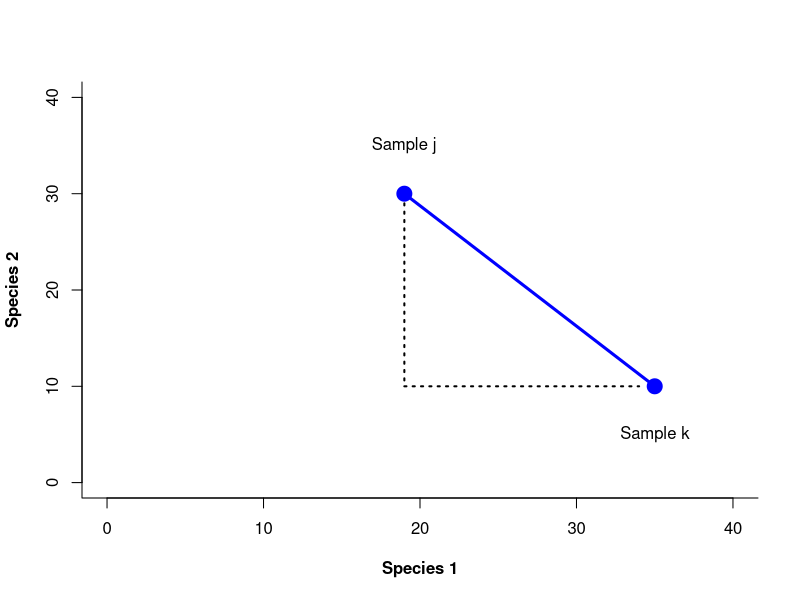
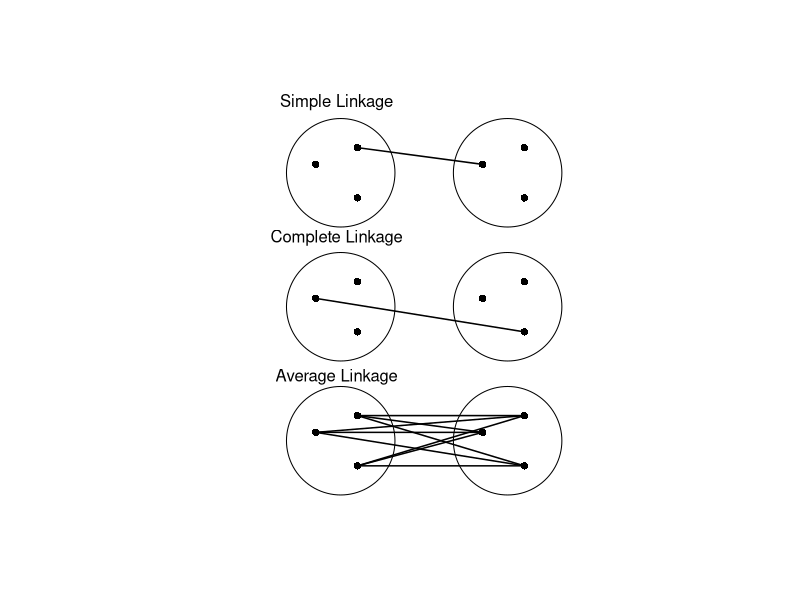
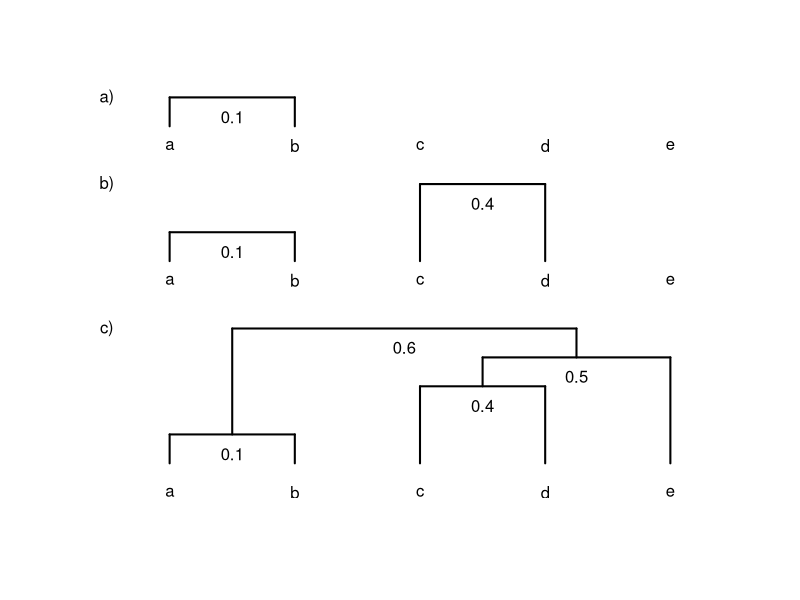
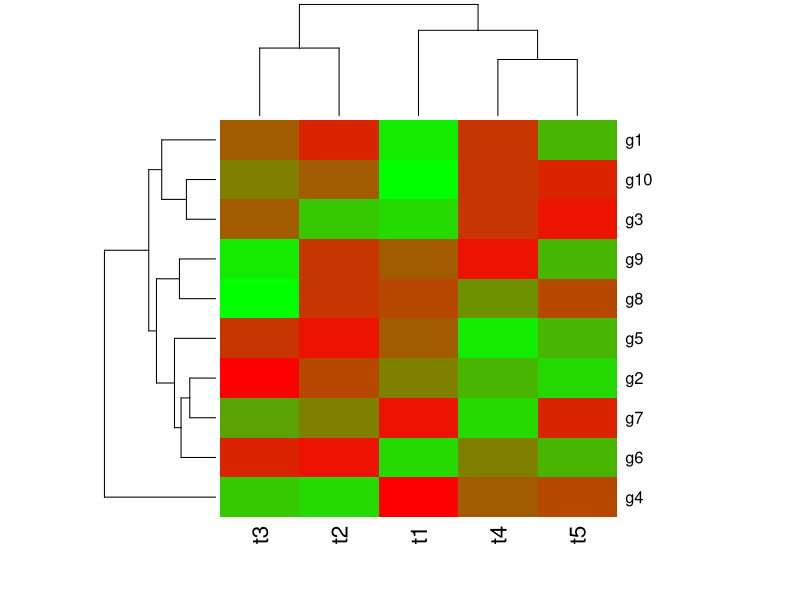
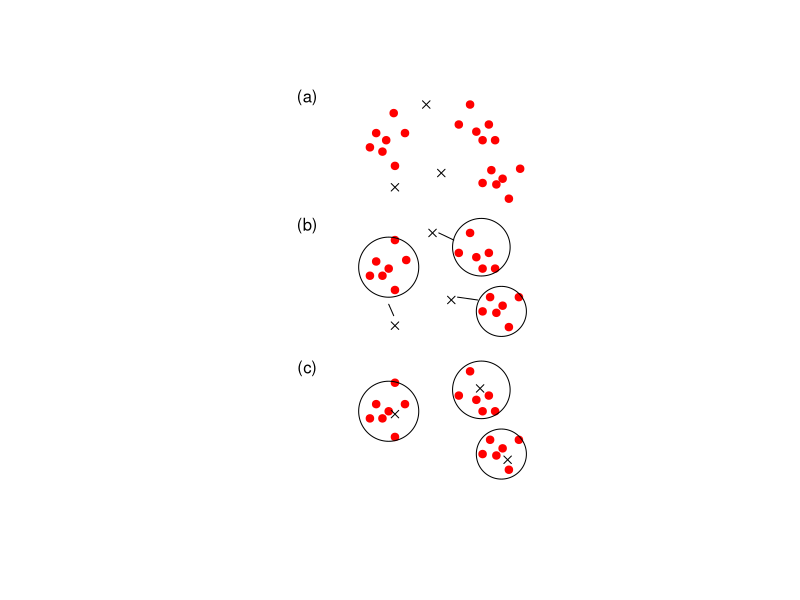
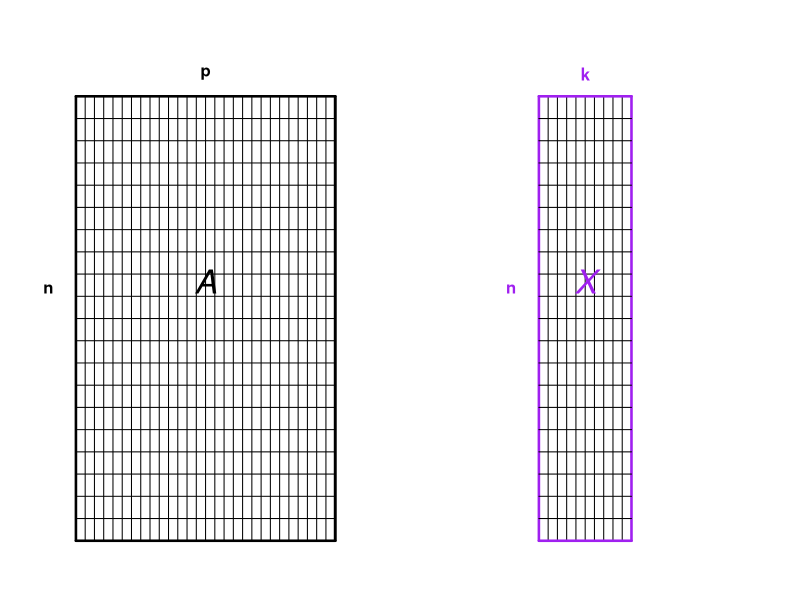
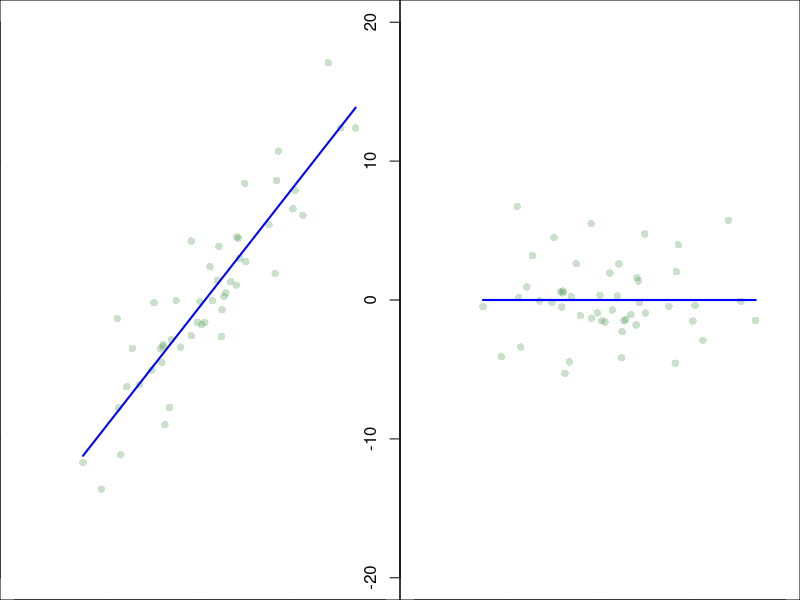
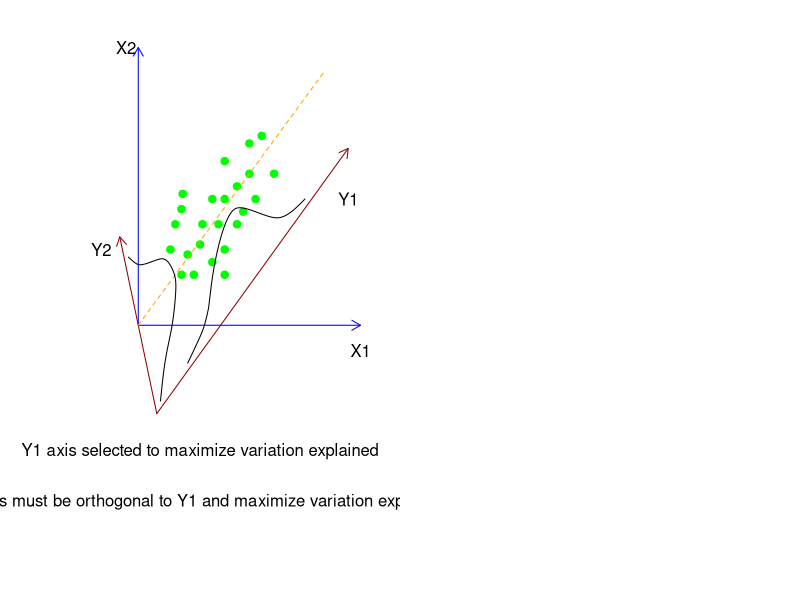

Write the R code that produced these figures, in order.
## ---- chunk 1
knitr::opts_chunk$set(echo = FALSE,kableExtra.auto_format = FALSE)



## ---- chunk 2
library(knitr)
my_tbl <- data.frame(Att=c("Attribute 1","Attribute 2", "Attribute 3", "Attribute 4", "Attribute 5", "Attribute 6",  "Attribute 7", "Attribute 8", "Attribute 9","Attribute 10"), Obj1=c(1,0,0,1,1,0,0,0,1,1),
Obj2=c(0,1,0,1,1,0,1,0,1,0)) 
my_tbl$sim=c("x","x",rep(("✓"),4), "x", rep(("✓"),2), "x")

knitr::kable(my_tbl, digits = 3, row.names = FALSE, caption = "**Table 3.1** List of shared attributes for two things",col.names = c("Attribute","Object 1","Object 2","Similarity"),  format="html",table.attr = "style='width:50%;'", align="c")

## ---- chunk 3
library(kableExtra)
dt<-data.frame(stringsAsFactors=TRUE,
               c("Object 1", "Object 2"),
               c("Present", "Absent"),
               c("a", "c"),
               c("b", "d"))
colnames(x = dt) <-c("", "", "Present", "Absent")
xt=kable(dt, caption= "**Table 3.2** Summary of shared and absent atributes",format="html",table.attr = "style='width:50%;'", align="c")
xt=kable_styling(xt,bootstrap_options = "bordered",
                full_width = FALSE, position="l")
xt=add_header_above(xt,c("", "", "Object 1", "Object 2"),
                   bold = FALSE) 
column_spec(xt,column = 1:2, bold = TRUE)
## ---- chunk 4
#manually enter data
lkerie=c(rep(1, 19), rep(0,5))
lkontario=c(rep(1, 18),0,1,rep(0,4))
sp=1:24
lksp=data.frame(species=sp, erie=as.factor(lkerie), ontario=as.factor(lkontario))
lksp$erie=ordered(lksp$erie, c("1", "0"))
lksp$ontario=ordered(lksp$ontario, c("1", "0"))
knitr::kable(lksp, caption="**Table 3.3** Species presence and absence in lake Erie and lake Ontario (data from from Watson 1974)",  table.attr = "style='width:50%;'", align="c")
## ---- chunk 5
tlake=table(lksp[,c("erie","ontario")])
tlake

a=tlake[1,1]
b=tlake[1,2]
c=tlake[2,1]
d=tlake[2,2]

S_j=a/(a+b+c)
S_j
S_s=2*a/(2*a+b+c)
S_s



## ---- chunk 6
x=c(19, 35)
y=c(30, 10)
plot(x,y, xlim = c(0,40), ylim = c(0,40), xlab = "Species 1", ylab = "Species 2",frame.plot = FALSE, box(bty="l"), pch = 19, col = "blue", cex = 2, font.lab = 2, cex.main = 2)
text(x=19, y=35, labels = "Sample j")
text(x=35, y=5, labels = "Sample k")
lines(x,y, lwd = 3, col = "blue")
lines(c(19,19), c(29,10), lty = "dotted", lwd = 2)
lines(c(19,34), c(10,10), lty = "dotted", lwd = 2)
## ---- chunk 7
library(knitr)
nm=c("Species 1","Species 2", "Species 3", "Species 4", "Species 5", "Species 6",  "Species 7", "Species 8", "Species 9","Species 10")
eu <- data.frame(Att=nm, j=c(19,35,0,35,10,0,0,0,30,2), k=c(35,10,0,5,50,0,3,0,10,0), stringsAsFactors = FALSE) 
eu$X2=(eu$j-eu$k)^2
sj=sum(eu$j)
sk=sum(eu$k)
sS=sum(eu$X2)
eu[11,1]="TOTAL"
eu[11,2:4]=c( sj,sk, sS)


knitr::kable(eu, digits = 3, row.names = FALSE, caption = "Species abundance and distance calculations for two samples",col.names = c("","Sample j","Sample k","$(X_j-X_k)^2$" ),  format="html",table.attr = "style='width:50%;'", align="c")

## ---- chunk 8
dist(rbind(eu$j[1:10], eu$k[1:10]), method = "euclidean")
## ---- chunk 9
nm=c("Species 1","Species 2", "Species 3")
meu <- data.frame(Att=nm, A=c(0,1,1), B=c(1,0,0),C=c(0,4,8), stringsAsFactors = FALSE) 

knitr::kable(meu, digits = 3, row.names = FALSE, caption = "Species abundance versus species presence and Euclidean distance",col.names = c("","Sample A","Sample B","Sample C" ),  format="html",table.attr = "style='width:50%;'", align="c")

## ---- chunk 10
dist(t(meu[2:4]), method="euclidean", diag=TRUE)
## ---- chunk 11
library(plotrix)
plot(rbind(c(-3,9), c(-2,10), c(-2,7), c(1,9), c(2,10), c(2,7), c(-3,1), c(-2,2), c(-2,-1), c(1,1), c(2,2), c(2,-1), c(-3,-7), c(-2,-6), c(-2,-9), c(1,-7), c(2,-6), c(2,-9)), xlim = c(-8,7), ylim = c(-10, 13), xaxt = "n", yaxt = "n", frame.plot = FALSE, ann = FALSE, pch = 16)
draw.circle(-2.4,8.5,1.3)
draw.circle(1.6,8.5,1.3)
draw.circle(-2.4,0.5,1.3)
draw.circle(1.6,0.5,1.3)
draw.circle(-2.4,-7.5,1.3)
draw.circle(1.6,-7.5,1.3)
lines(c(-2,1), c(10,9), lwd=1.5)
lines(c(-3,2), c(1,-1), lwd=1.5)
lines(c(-3,1), c(-7,-7), lwd=1.5)
lines(c(-3,2), c(-7,-6), lwd=1.5)
lines(c(-3,2), c(-7,-9), lwd=1.5)
lines(c(-2,1), c(-6,-7), lwd=1.5)
lines(c(-2,2), c(-6,-6), lwd=1.5)
lines(c(-2,2), c(-6,-9), lwd=1.5)
lines(c(-2,1), c(-9,-7), lwd=1.5)
lines(c(-2,2), c(-9,-6), lwd=1.5)
lines(c(-2,2), c(-9,-9), lwd=1.5)
text(x=-2.5, y=12.7, labels = "Simple Linkage")
text(x=-2.5, y=4.6, labels = "Complete Linkage")
text(x=-2.5, y=-3.7, labels = "Average Linkage")
## ---- chunk 12
cls=data.frame(a=c(5,6,34,1,12),b=c(10,1,2,32,4),  c=c(1,59,32,3,4), d=c(2,63,1,2,45), e=c(4,3,4,90,2))
clsd=dist(t(cls), method="euclidean")
clsd
## ---- chunk 13
plot(rbind(c(0,0)), xlim = c(-50,50), ylim = c(-100, 100), frame.plot = FALSE, ann = FALSE, type = "n", xaxt = "n", yaxt = "n")
text(x=-40, y=75, labels = "a")
text(x=-20, y=75, labels = "b")
text(x=0, y=75, labels = "c")
text(x=20, y=75, labels = "d")
text(x=40, y=75, labels = "e")
text(x=-40, y=5, labels = "a")
text(x=-20, y=5, labels = "b")
text(x=0, y=5, labels = "c")
text(x=20, y=5, labels = "d")
text(x=40, y=5, labels = "e")
text(x=-40, y=-105, labels = "a")
text(x=-20, y=-105, labels = "b")
text(x=0, y=-105, labels = "c")
text(x=20, y=-105, labels = "d")
text(x=40, y=-105, labels = "e")
lines(c(-40,-40), c(85,100), lwd=2)
lines(c(-40,-20), c(100,100), lwd=2)
lines(c(-20,-20), c(100,85), lwd=2)
text(x=-30, y=90, labels = "0.1")
lines(c(-40,-40), c(15,30), lwd=2)
lines(c(-40,-20), c(30,30), lwd=2)
lines(c(-20,-20), c(30,15), lwd=2)
text(x=-30, y=20, labels = "0.1")
lines(c(0,0), c(15,55), lwd=2)
lines(c(0,20), c(55,55), lwd=2)
lines(c(20,20), c(55,15), lwd=2)
text(x=10, y=45, labels = "0.4")
lines(c(-40,-40), c(-90,-75), lwd=2)
lines(c(-40,-20), c(-75,-75), lwd=2)
lines(c(-20,-20), c(-75,-90), lwd=2)
text(x=-30, y=-85, labels = "0.1")
lines(c(0,0), c(-90,-50), lwd=2)
lines(c(0,20), c(-50,-50), lwd=2)
lines(c(20,20), c(-50,-90), lwd=2)
text(x=10, y=-60, labels = "0.4")
lines(c(10,10), c(-50,-35), lwd=2)
lines(c(10,40), c(-35,-35), lwd=2)
lines(c(40,40), c(-35,-90), lwd=2)
text(x=25, y=-45, labels = "0.5")
lines(c(-30,-30), c(-75,-20), lwd=2)
lines(c(-30,25), c(-20,-20), lwd=2)
lines(c(25,25), c(-20,-35), lwd=2)
text(x=-2.5, y=-30, labels = "0.6")
text(x=-50, y=100, labels = "a)")
text(x=-50, y=55, labels = "b)")
text(x=-50, y=-20, labels = "c)")
## ---- chunk 14
library(RColorBrewer)
set.seed(1)
y <- matrix(rnorm(50), 10, 5, dimnames=list(paste("g", 1:10, sep=""), paste("t", 1:5, sep="")))
colfunc <- colorRampPalette(c("green", "red"))
heatmap(y,col=colfunc(15))
## ---- chunk 15
library(plotrix)
plot(rbind(c(-4,9.5), c(-3.5,10.5), c(-3,9.2), c(-2.7,10), c(-2,8.2), c(-1.2,10.5),
           c(-2.1,11.9), c(3.1,11.1), c(4,12.5), c(4.5,10.6), c(5,10), c(5.5,11.1), 
           c(6,10), c(5,7), c(5.7,7.9), c(6.1,6.9), c(6.6,7.3), c(7.1,5.9),c(8,8),
           c(-4,0.5),c(-3.5,1.5),c(-3,0.5),c(-2.5,1),c(-2,-0.5),c(-1.1,1.6),c(-2,3),
           c(3.1,2.1),c(4,3.5),c(4.5,1.8),c(5,1),c(5.5,2.1),c(6,1),c(5.6,-1),
           c(5,-2),c(6.6,-1.6),c(6.1,-2.1),c(7.1,-3.1),c(7.9,-1),c(-2,-7),
           c(-3.5,-8.5),c(-4,-9.5),c(-3,-9.5),c(-2.5,-9),c(-2,-10.8),
           c(-1.2,-8.5),c(4,-6.2),c(3.1,-7.9),c(4.5,-8.2),c(5,-9),c(5.5,-7.9),
           c(6,-9),c(5,-12),c(5.6,-11),c(6.1,-12.1),c(6.6,-11.6),c(7.1,-13.1),c(7.9,-11)), 
     xlim = c(-25,25), ylim = c(-14,13), xaxt = "n", yaxt = "n", 
     frame.plot = FALSE, ann = FALSE, pch = 21, bg="red", col="red")
points(rbind(c(-2,6.7),c(0.5,12.5),c(1,3.5),c(1.7,7.7),c(-2,-3),c(2.5,-1.2),
             c(-2,-9.2),c(4.8,-7.4),c(7,-12.4)),pch=4)
draw.circle(-2.5,1.1,2.4)
draw.circle(4.9,2.5,2.3)
draw.circle(6.5,-2,2)
draw.circle(-2.5,-9,2.4)
draw.circle(4.9,-7.5,2.3)
draw.circle(6.5,-12,2)
segments(-2.5,-1.5,-2.1,-2.3)
segments(2.7,3,1.5,3.5)
segments(4.6,-1.2,3,-1)
text(x=-9, y=13, labels = "(a)")
text(x=-9, y=4, labels = "(b)")
text(x=-9, y=-6, labels = "(c)")
## ---- chunk 16
par(mar = c(0, 0, 0, 0))
plot(0,pch = '',ann=FALSE,frame.plot = FALSE,axes = FALSE,
     xlim = c(-40,40),ylim = c(-65,10))

segments(-35,0,-35,-60, lwd = 2.5)
a=seq(from=-34, to=-8)
segments(a,0,a,-60)
segments(-7,0,-7,-60, lwd = 2.5)

segments(-35,0,-7,0, lwd = 2.5)
b=seq(from=-3, to=-57, by=-3)
segments(-35,b,-7,b)
segments(-7,0,-7,-60, lwd = 2.5)

segments(-35,-60,-7,-60, lwd = 2.5)
text(-21,3, labels = "p", font = 2)
text(-38,-26, labels = "n", font = 2)
text(-21,-25, labels = "A", font = 3, cex = 2)
segments(15,0,15,-60, lwd = 2.5, col = "purple")
c=seq(from=16, to=24, by=1)
segments(c,0,c,-60)
segments(25,0,25,-60, lwd = 2.5, col = "purple")
segments(15,0,25,0, lwd = 2.5, col = "purple")

b=seq(from=-3, to=-57, by=-3)
segments(15,b,25,b)
segments(15,-60,25,-60, lwd = 2.5, col = "purple")
text(20,3, labels = "k", font = 2, col = "purple")
text(12,-26, labels = "n", font = 2, col = "purple")
text(20,-25, labels = "X", font = 3, cex = 2, col = "purple")
## ---- chunk 17

x1=rnorm(50, 0,7)
y1=0.85*x1
er=rnorm(50,0,3)
y1=y1+er

y2=y1-fitted(lm(y1 ~ x1))

par(mfrow=c(1,2))
plot(x1,y1,
     xlim = c(-20,20),ylim=c(-20,20),
     pch=16, col=rgb(red=0.3, green=0.6, blue=0.3, alpha=0.3),
     xlab="x", ylab="y")
lines(x1, fitted(lm(y1 ~ x1)), col = "blue", lwd=2) 

plot(x1,y2,
     xlim = c(-20,20),ylim=c(-20,20),
     pch=16, col=rgb(red=0.3, green=0.6, blue=0.3, alpha=0.3),
     xlab="xy synthesis", ylab="")
lines(x1, rep(0, length(x1)), col = "blue", lwd=2) 

## ---- chunk 18
library(kableExtra)
dt<-data.frame(stringsAsFactors = FALSE,
               c("Principal component analysis (PCA)", "Correspondence analysis (CA)", "Principal coordinate analysis (PCoA), metric (multidimensional) scaling, classical scaling", "Nonmetric multidimensional scaling (nMDS)"),
               c("Euclidean", "X^2", "Any", "Any"),
               c("Quantitative data", "Non-negative, quantitiative or binary data; species frequencies or presence/absence data", "Quantitative, semiquantitative, qualitative, or mixed", "Quantitative, semiquantitative, qualitative, or mixed"))
colnames(x = dt) <-c("Method", "Distance", "Variables")
knitr::kable(dt, caption= "Domains of Application of Ordination Methods (adpated from Legnedre & Lengendre 2012) ",  align="l", padding=10)
#xt=kable_classic(xt, full_width = F, table.attr = "style='width:50%;'", align="c")

#column_spec(xt, column = 1:3, extra_css = "vertical- align:bottom;")
## ---- chunk 19
ctlns<-list(structure(list(level = 10, x = c(-0.8,0,1,2,2.5,3,3.1,2.8,2.3,2,1.8), 
                           y = c(2.7,2.3,2.5,2.7,2.5,2,1.5,0,-1,-2,-3)),
                      .Names = c("level", "x", "y")))
ctlns2<-list(structure(list(level = 10, x = c(4,5.4,5.7,6,6.5,7,7.5,8,9,10.5,11.5,12.5,13.5), 
                           y = c(-1.5,-0.1,0.7,2,3.2,4,4.5,4.7,4.6,4.3,4.2,4.5,5)),
                      .Names = c("level", "x", "y")))
x <- seq(0, 40, length=1000)
y <- dnorm(x, mean=3, sd=0.3)*-cosh(60)+2
plot(rbind(c(2.6,3),c(3,4),c(3.5,4.6),c(3.6,5.2),c(3.5,2),c(4,2.8),c(4.5,2),
           c(5,3.2),c(5.2,4),c(6,2.5),c(6,5),c(6.5,4),c(7,2),c(7,3),c(7,6.5),
           c(7,5),c(8,4),c(8,5.5),c(8.5,4.5),c(9,6),c(9,7.2),c(9.5,5),c(10,7.5),
           c(11,6)),pch = 21,ann=FALSE,frame.plot = FALSE,axes = FALSE,
     xlim = c(-10,20),ylim = c(-10,12),col="green",bg="green")
arrows(0,0,18,0,col="blue",cex=3,length = 0.1)
arrows(0,0,0,11,col="blue",cex=3,length = 0.1)
arrows(1.5,-3.5,-1.5,3.5,col="darkred",cex=3,length = 0.1)
arrows(1.5,-3.5,17,7,col="darkred",cex=3,length = 0.1)
segments(0,0,15,10,col="orange",cex=3,lty="dashed")
text(x=18, y=-1, labels = "X1")
text(x=-1, y=11, labels = "X2")
text(x=17, y=5, labels = "Y1")
text(x=-3, y=3, labels = "Y2")
xspline(ctlns[[1]], shape=1)
xspline(ctlns2[[1]], shape=1)

text(x=5, y=-5, "Y1 axis selected to maximize variation explained")
text(x=5, y=-7, "Y2 axis must be orthogonal to Y1 and maximize variation explained")
## ---- chunk 20
data("iris")
str(iris); summary(iris[1:4])
pairs(iris[1:4],main="Iris Data", pch=19, col=as.numeric(iris$Species)+1)
## ---- chunk 21
pca <- prcomp(iris[,1:4])
summary(pca)
apply(iris[,1:4], 2, var)
## ---- chunk 22
pca2 <- prcomp(iris[,1:4], scale=TRUE)
summary(pca2)
## ---- chunk 23
screeplot(pca2, type="lines")
